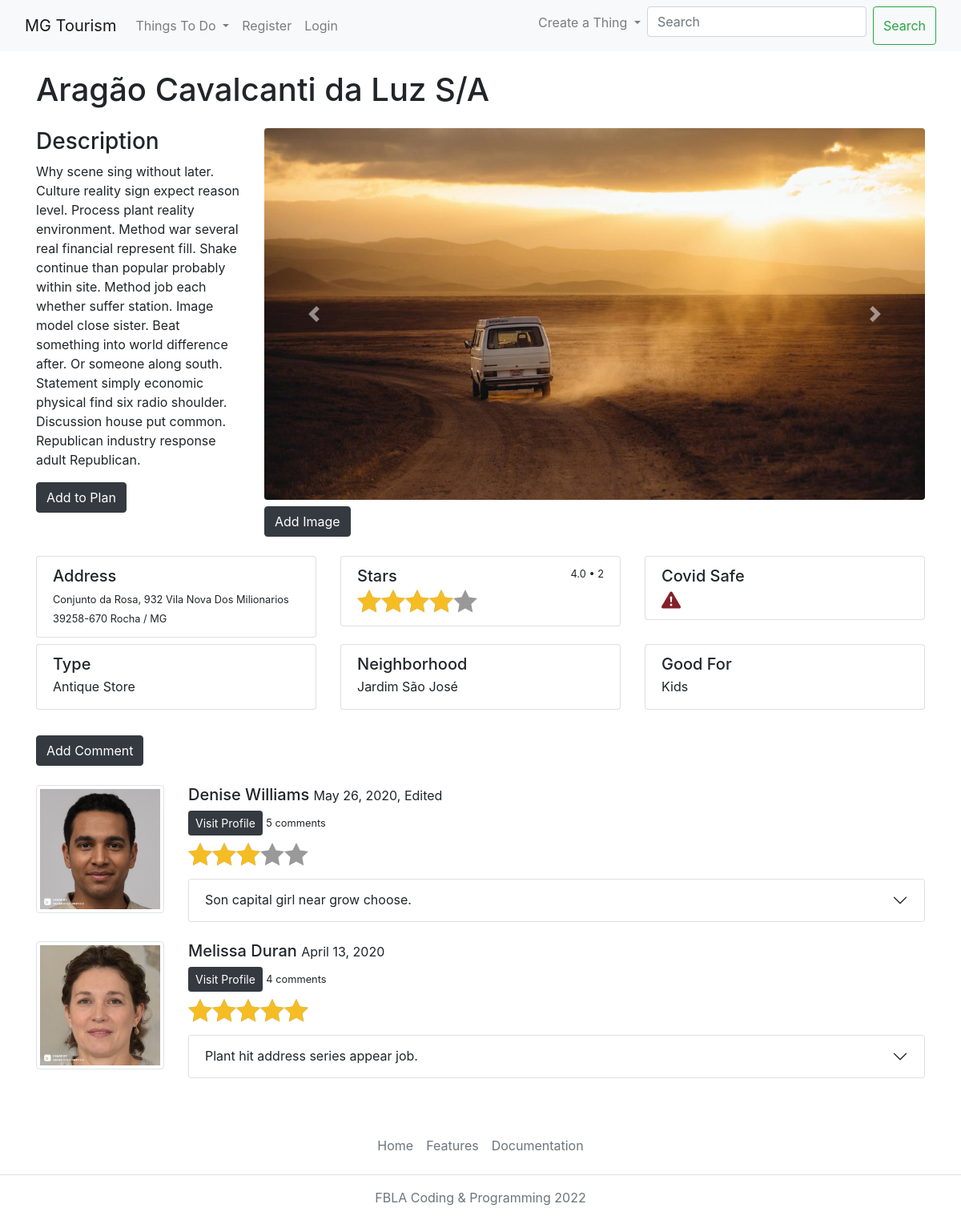
Screenshot of /core/thing/39/ with the database file from the repository.
### core/models/thing.py (models this page shows, shortened)
class Thing(models.Model):
    name = CharField(max_length=64)
    short_description = TextField()
    long_description = TextField()
    address = CharField(max_length=128)
    stars = DecimalField(
        max_digits=2,
        decimal_places=1,
        null=True,
        blank=True)
    categories = ['Attraction', 'Tour', 'Food', 'Outdoor', 'Shopping']
    tuple_categories = [(c, c) for c in categories]
    category = CharField(max_length=64, choices=tuple_categories)
    covid_safe = BooleanField()
    def get_fields(self) -> Dict[str, Any]:
        category = eval(f"{self.category.capitalize()}")
        obj = eval(f"self.{self.category}".lower())
        fields = self.remove_unwanted_keys({field.name: field.value_to_string(obj) for field in category._meta.fields})
        return fields
    def remove_unwanted_keys(self, fields: Dict[str, Any]) -> Dict[str, Any]:
        unwanted = 'id name short_description long_description thing_ptr'.split(' ')
        for key in unwanted:
            del fields[key]
        return fields

class Picture(models.Model):
    thing = ForeignKey(Thing, on_delete=models.CASCADE, null=True, related_name='pictures')
    image = ImageField(upload_to='thing_pics')

class Shopping(Thing):
    types = ['Gift Shop', 'Shopping Mall', 'Antique Store', 'Department Store', 'Factory Outlet']
    tuple_types = [(t, t) for t in types]
    type = CharField(max_length=64, choices=tuple_types)
    neighborhood = CharField(max_length=64)
    good_fors = Attraction.good_fors.copy()
    good_fors.remove('Adrenaline Seekers')
    tuple_choices = [(choice, choice) for choice in good_fors]
    good_for = CharField(max_length=64, choices=tuple_choices)

### core/models/comment.py (models this page shows, shortened)
class Comment(models.Model):
    title = CharField(max_length=128)
    content = TextField(max_length=4096)
    rating = SmallIntegerField(validators=[MaxValueValidator(limit_value=5), MinValueValidator(limit_value=1)])
    posted_on = DateField(default=timezone.now)
    is_edited = BooleanField(default=False)
    thing = ForeignKey(Thing, on_delete=models.CASCADE, related_name="comments")
    author = ForeignKey(UserProfile, on_delete=models.CASCADE, related_name="comments")

### core/models/user.py (models this page shows, shortened)
class UserProfile(User):
    biography = TextField(max_length=512, null=True)
    profile_pic = ImageField(upload_to='profile_pics', blank=True, default='profile_pics/default.jpg')

### core/views/thing.py (the view)
# urls.py: path('thing/<str:pk>/', views.ThingDetailView.as_view(), name='thing_detail'),
class ThingDetailView(DetailView):
    context_object_name = "thing_detail"
    model = Thing
    template_name = 'core/thing/detail.html'

### core/templatetags/my_filters.py (called while the page is built)
@register.filter
def to_int(value: str) -> int:
    return round(float(value))

@register.filter
def add_spaces(value: str) -> str:
    return value.replace('_', ' ').title()

### core/templatetags/my_tags.py (called while the page is built)
@register.simple_tag
def get_all_things() -> QuerySet:
    return Thing.objects.all()

@register.simple_tag
def get_field_value(field: str, thing: Thing) -> 'str':
    return getattr(eval(f'thing.{str(thing.category).lower()}'), field)

### core/templates/core/thing/detail.html (shortened to what this page needs)
{% extends 'core/base/base.html' %}
{% load my_filters %}
{% load my_tags %}
{% load static %}
{% block base_body %}
<link rel="stylesheet" href="https://maxcdn.bootstrapcdn.com/bootstrap/4.0.0/css/bootstrap.min.css">
<link rel="stylesheet" href="https://cdnjs.cloudflare.com/ajax/libs/font-awesome/4.7.0/css/font-awesome.min.css">
<h1>{{thing_detail.name}}</h1>
<div class="row my-4">
    <div class="col-lg-3 col-12">
        <h3>Description</h3>
        <p>{{thing_detail.long_description}}</p>
        <button type="button" class="btn btn-dark mb-4" data-bs-toggle="modal" data-bs-target="#exampleModal">
            Add to Plan
        </button>
    </div>
    <div class="col-lg-9 col-12">
        <div id="carouselExampleIndicators" class="carousel slide" data-ride="carousel">
            <div class="carousel-inner">
                {% if thing_detail.pictures.all %}
                {% for picture in thing_detail.pictures.all %}
                {% if forloop.counter == 1 %}
                <div class="carousel-item active">
                {% else %}
                <div class="carousel-item">
                {% endif %}
                    <img src="{{picture.image.url}}" class="img-fluid rounded d-block w-100">
                </div>
                {% endfor %}
                {% else %}
                <div class="carousel-item active">
                    <img src="{% static 'thing_default.jpg' %}" class="img-fluid rounded d-block w-100">
                </div>
                {% endif %}
            </div>
            <a class="carousel-control-prev" href="#carouselExampleIndicators" role="button" data-slide="prev">
                <span class="carousel-control-prev-icon" aria-hidden="true"></span>
            </a>
            <a class="carousel-control-next" href="#carouselExampleIndicators" role="button" data-slide="next">
                <span class="carousel-control-next-icon" aria-hidden="true"></span>
            </a>
        </div>
        <a href=" {% url "core:picture_create" thing_pk=thing_detail.pk %}" class='btn btn-dark mt-2'>Add Image</a>
    </div>
</div>
<div class="row my-4">
    {% for field, value in thing_detail.get_fields.items %}
        {% if field != 'category' and value != 'None' %}
            <div class="col-lg-4 col-6">
                <a class="list-group-item mb-2" aria-current="true">
                    <div class="d-flex w-100 justify-content-between">
                        <h5 class="mb-1">{{field|add_spaces}}</h5>
                        {% if field == 'stars' %}
                        <small>{{value}} • {{thing_detail.comments.count}}</small>
                        {% endif %}
                    </div>
                    {% if field == 'address' %}
                    <small>{{value}}</small>
                    {% elif field == 'stars' %}
                    <p class="starability-result mb-1" data-rating="{{value|to_int}}">
                    </p>
                    {% elif field == 'covid_safe' %}
                        {% if value == 'True' %}
                        <svg xmlns="http://www.w3.org/2000/svg" width="24" height="24" fill="rgb(15,81,50)" class="bi bi-exclamation-triangle-fill flex-shrink-0 me-2" viewBox="0 0 16 16" role="img" aria-label="Warning:">
                            <path d="M16 8A8 8 0 1 1 0 8a8 8 0 0 1 16 0zm-3.97-3.03a.75.75 0 0 0-1.08.022L7.477 9.417 5.384 7.323a.75.75 0 0 0-1.06 1.06L6.97 11.03a.75.75 0 0 0 1.079-.02l3.992-4.99a.75.75 0 0 0-.01-1.05z"/>
                        </svg>
                        {% else %}
                        <svg xmlns="http://www.w3.org/2000/svg" width="24" height="24" fill="rgb(132,32,41)" class="bi bi-exclamation-triangle-fill flex-shrink-0 me-2" viewBox="0 0 16 16" role="img" aria-label="Warning:">
                            <path d="M8.982 1.566a1.13 1.13 0 0 0-1.96 0L.165 13.233c-.457.778.091 1.767.98 1.767h13.713c.889 0 1.438-.99.98-1.767L8.982 1.566zM8 5c.535 0 .954.462.9.995l-.35 3.507a.552.552 0 0 1-1.1 0L7.1 5.995A.905.905 0 0 1 8 5zm.002 6a1 1 0 1 1 0 2 1 1 0 0 1 0-2z"/>
                        </svg>
                        {% endif %}
                    {% elif field == 'price' %}
                    <p class="mb-1">${{value}}</p>
                    {% else %}
                    <p class="mb-1">{% get_field_value field thing_detail %}</p>
                    {% endif %}
                </a>
            </div>
        {% endif %}
    {% endfor %}
</div>
{% if user.is_authenticated %}
    {% user_commented user.pk thing_detail.pk as commented %}
    {% if commented %}
    <button type="button" class="btn btn-dark" data-bs-toggle="popover"  data-bs-trigger="focus" title="Not Allowed" data-bs-content="Edit your first comment instead.">Add Comment</button>
    {% else %}
    <a href="{% url 'core:comment_create' thing_pk=thing_detail.pk %}" class='btn btn-dark'>Add Comment</a>
    {% endif %}
{% else %}
<a href="{% url 'core:comment_create' thing_pk=thing_detail.pk %}" class='btn btn-dark'>Add Comment</a>
{% endif %}
{% for comment in thing_detail.comments.all|dictsortreversed:"posted_on" %}
<div class="row my-4 rows-cols-4">
    <div class="col col-3 col-md-2">
        <img src="{{comment.author.profile_pic.url}}" class="img-thumbnail">
    </div>
    <div class="col col-9 col-md-10">
        <h5>{{comment.author.first_name}} {{comment.author.last_name}} <small> {{comment.posted_on}}{% if comment.is_edited %}, Edited{% endif %}</small></h5>
        <a href='{% url 'core:user_detail' pk=comment.author.pk%}' type="button" class="btn btn-dark btn-sm">Visit Profile</a>
        <small>{{comment.author.comments.count}} comments</small>
        <p class="starability-result mt-2" data-rating="{{comment.rating|to_int}}">
        </p>
        <div class="accordion" id="accordion{{forloop.counter}}">
            <div class="accordion-item">
                <h2 class="accordion-header" id="heading{{forloop.counter}}">
                    <button class="accordion-button collapsed" type="button" data-bs-toggle="collapse" data-bs-target="#collapse{{forloop.counter}}" aria-expanded="false" aria-controls="collapse{{forloop.counter}}">
                        {{comment.title}}
                    </button>
                </h2>
            </div>
        </div>
    </div>
</div>
{% endfor %}
{% endblock base_body %}

### core/templates/core/base/base.html (shortened to what this page needs)
<!DOCTYPE html>
<html lang="en" class='h-100'>
{% load my_tags %}
{% load static %}
<head>
    <link rel="stylesheet" href="https://stackpath.bootstrapcdn.com/bootstrap/4.4.1/css/bootstrap.min.css">
    <link href="https://cdn.jsdelivr.net/npm/bootstrap@5.1.3/dist/css/bootstrap.min.css" rel="stylesheet">
    <link rel="stylesheet" type="text/css" href="{% static 'core/css/starability-basic.css' %}"/>
    <link rel="stylesheet" type="text/css" href="{% static 'core/css/main.css' %}"/>
</head>
<body class="d-flex flex-column h-100">
    <main class="flex-shrink-0">
    <nav class="navbar navbar-expand-lg navbar-light bg-light sticky-top">
        <div class="container-fluid">
            <a class="navbar-brand" href="{%url 'index'%}">MG Tourism</a>
            <div class="collapse navbar-collapse" id="navbarSupportedContent">
                <ul class="navbar-nav me-auto mb-2 mb-lg-0">
                    <li class="nav-item dropdown">
                        <a class="nav-link dropdown-toggle" href="#" id="todo_dropdown" role="button" data-bs-toggle="dropdown" aria-expanded="false">
                            Things To Do
                        </a>
                    </li>
                    {% if user.is_authenticated %}
                    <li class="nav-item">
                        <a class="nav-link" href="{%url 'core:user_detail' pk=user.pk%}">Profile</a>
                    </li>
                    {% else %}
                    <li class="nav-item">
                        <a class="nav-link" href="{%url 'core:register'%}">Register</a>
                    </li>
                    <li class="nav-item">
                        <a class="nav-link" href="{%url 'core:user_login'%}">Login</a>
                    </li>
                    {% endif %}
                </ul>
                <div class="d-flex">
                    <ul class="navbar-nav me-auto mb-2 mb-lg-0">
                        <li class="nav-item dropdown mb-2">
                            <a class="nav-link dropdown-toggle" href="#" id="create_dropdown" role="button" data-bs-toggle="dropdown" aria-expanded="false">
                                Create a Thing
                            </a>
                        </li>
                        <form action="{% url "core:thing_list" %}"class="d-flex">
                            <input name="name" class="form-control me-2" list="datalistOptions" type="search" placeholder="Search" aria-label="Search">
                                {% get_all_things as things %}
                            <button class="btn btn-outline-success" type="submit">Search</button>
                        </form>
                    </ul>
                </div>
            </div>
        </div>
    </nav>
    </main>
<div class="container py-4">
{% block base_body %}
{% endblock base_body %}
</div>
<footer class="footer mt-auto py-3">
    <span class="text-muted">
        <ul class="nav justify-content-center border-bottom pb-3 mb-3">
            <li class="nav-item"><a href="{% url 'index' %}" class="nav-link px-2 text-muted">Home</a></li>
            <li class="nav-item"><a href="{% url 'core:features' %}" class="nav-link px-2 text-muted">Features</a></li>
            <li class="nav-item"><a href="{% url 'documentation' %}" class="nav-link px-2 text-muted">Documentation</a></li>
        </ul>
        <p class="text-center text-muted">FBLA Coding & Programming 2022</p>
    </span>
</footer>
</body>
</html>

### static/core/css/starability-basic.css (style rules this page uses)
.starability-result { position: relative; width: 150px; height: 30px; font-size: 0.1em; color: transparent; }
.starability-result:after { content: ' '; position: absolute; left: 0; height: 30px; background-position: 0 -30px; }
.starability-result[data-rating="5"]::after { width: 150px; }
.starability-result[data-rating="4"]::after { width: 120px; }
.starability-result[data-rating="3"]::after { width: 90px; }

### rows the page displays
Thing: name "Aragão Cavalcanti da Luz S/A", long_description "Why scene sing without later. Culture reality sign expect reason level. Process plant reality environment. Method war several real financial represent fill. Shake continue than popular probably within site. Method job each whether suffer station. Image model close sister. Beat something into world difference after. Or someone along south. Statement simply economic physical find six radio shoulder. Discussion house put common. Republican industry response adult Republican.", get_fields "Conjunto da Rosa, 932 Vila Nova Dos Milionarios 39258-670 Rocha / MG", comments.count "2", covid_safe False (drawn), category.type "Antique Store" "Jardim São José" "Kids"
Picture: image (picture)
Comment: author.profile_pic (picture), author.first_name "Denise", author.last_name "Williams", posted_on "May 26, 2020", is_edited ", Edited", author.comments.count "5", title "Son capital girl near grow choose."
Comment: author.profile_pic (picture), author.first_name "Melissa", author.last_name "Duran", posted_on "April 13, 2020", author.comments.count "4", title "Plant hit address series appear job."

### other values shown
{{ field|add_spaces }} "Address" "Stars" "Covid Safe" "Type" "Neighborhood" "Good For"
{{ value }} "4.0"
